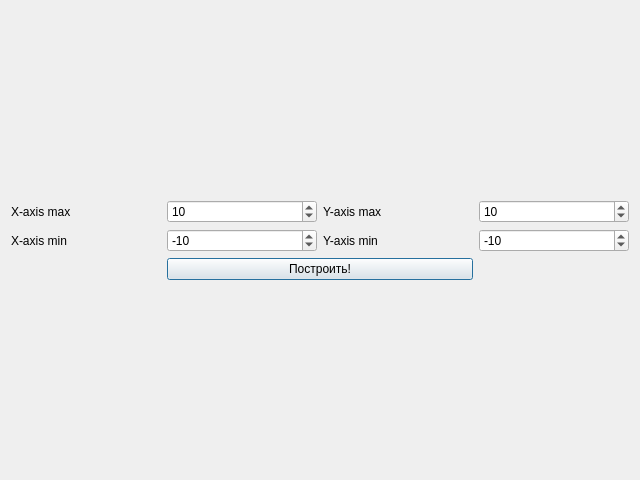
<?xml version="1.0" encoding="UTF-8"?>
<ui version="4.0">
 <class>Graph</class>
 <widget class="QDialog" name="Graph">
  <property name="geometry">
   <rect>
    <x>0</x>
    <y>0</y>
    <width>640</width>
    <height>480</height>
   </rect>
  </property>
  <property name="windowTitle">
   <string>Dialog</string>
  </property>
  <layout class="QVBoxLayout" name="verticalLayout">
   <item>
    <layout class="QGridLayout" name="gridLayout">
     <item row="0" column="0" colspan="4">
      <layout class="QVBoxLayout" name="graphLayout"/>
     </item>
     <item row="2" column="0">
      <widget class="QLabel" name="label_2">
       <property name="text">
        <string>X-axis min</string>
       </property>
      </widget>
     </item>
     <item row="2" column="1">
      <widget class="QSpinBox" name="spinBoxXMin">
       <property name="minimum">
        <number>-1000000</number>
       </property>
       <property name="maximum">
        <number>1000000</number>
       </property>
       <property name="value">
        <number>-10</number>
       </property>
      </widget>
     </item>
     <item row="1" column="0">
      <widget class="QLabel" name="label">
       <property name="text">
        <string>X-axis max</string>
       </property>
      </widget>
     </item>
     <item row="1" column="1">
      <widget class="QSpinBox" name="spinBoxXMax">
       <property name="minimum">
        <number>-1000000</number>
       </property>
       <property name="maximum">
        <number>1000000</number>
       </property>
       <property name="value">
        <number>10</number>
       </property>
      </widget>
     </item>
     <item row="2" column="3">
      <widget class="QSpinBox" name="spinBoxYMin">
       <property name="minimum">
        <number>-1000000</number>
       </property>
       <property name="maximum">
        <number>1000000</number>
       </property>
       <property name="value">
        <number>-10</number>
       </property>
      </widget>
     </item>
     <item row="1" column="2">
      <widget class="QLabel" name="label_3">
       <property name="text">
        <string>Y-axis max</string>
       </property>
      </widget>
     </item>
     <item row="1" column="3">
      <widget class="QSpinBox" name="spinBoxYMax">
       <property name="minimum">
        <number>-1000000</number>
       </property>
       <property name="maximum">
        <number>1000000</number>
       </property>
       <property name="value">
        <number>10</number>
       </property>
      </widget>
     </item>
     <item row="2" column="2">
      <widget class="QLabel" name="label_4">
       <property name="text">
        <string>Y-axis min</string>
       </property>
      </widget>
     </item>
     <item row="3" column="1" colspan="2">
      <widget class="QPushButton" name="plotButton">
       <property name="text">
        <string>Построить!</string>
       </property>
      </widget>
     </item>
    </layout>
   </item>
  </layout>
 </widget>
 <resources/>
 <connections/>
</ui>
